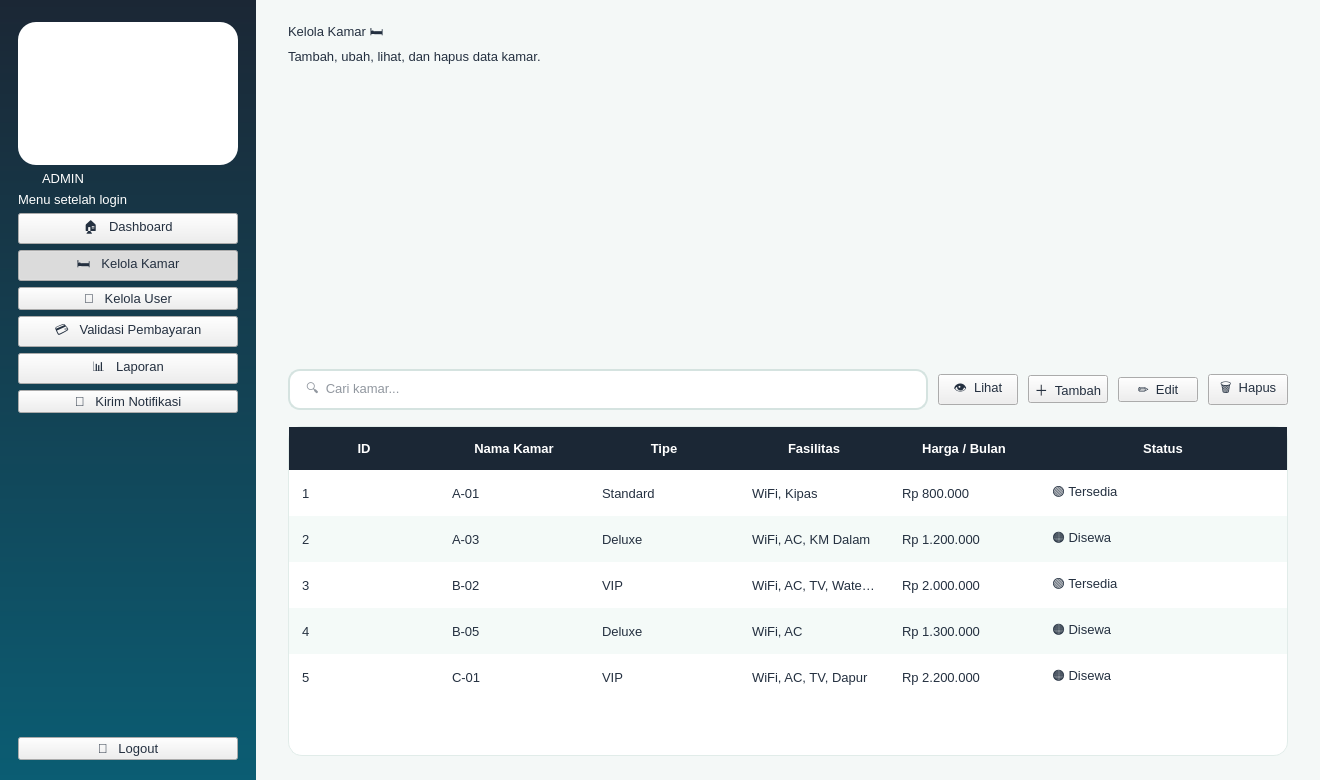
<?xml version="1.0" encoding="UTF-8"?>
<ui version="4.0">
 <class>Win_admin_kamar</class>
 <widget class="QMainWindow" name="Win_admin_kamar"><property name="geometry"><rect><x>0</x><y>0</y><width>1320</width><height>780</height></rect></property><property name="minimumSize"><size><width>1180</width><height>700</height></size></property><property name="windowTitle"><string>KOSTAY - Kelola Kamar</string></property><property name="styleSheet"><string notr="true">
* { font-family: 'Segoe UI', 'Inter', sans-serif; font-size: 10pt; color: #243040; }
QMainWindow, QWidget#centralwidget { background: #F4F8F7; }
QLabel { background: transparent; }
QCheckBox { background: transparent; spacing: 8px; }
QScrollArea { background: transparent; border: none; }

QFrame#loginShell { background: #FFFFFF; border-radius: 28px; }
QFrame#brandPanel { background: qlineargradient(x1:0,y1:0,x2:1,y2:1, stop:0 #E9F8F2, stop:1 #CDEFF2); border-top-left-radius: 28px; border-bottom-left-radius: 28px; }
QWidget#centralwidgetLogin { background: qlineargradient(x1:0,y1:0,x2:1,y2:1, stop:0 #1B2735, stop:0.55 #0B5D73, stop:1 #12A87B); }

QFrame#sidebarUser, QFrame#sidebarAdmin { background: qlineargradient(x1:0,y1:0,x2:0,y2:1, stop:0 #1B2735, stop:1 #0B5D73); }
QFrame#sidebarUser QLabel, QFrame#sidebarAdmin QLabel { color: #FFFFFF; }
QFrame#logoCard { background: #FFFFFF; border-radius: 18px; }
QLabel[role="roleBadge"] { background: #F7A823; color: #1B2735; border-radius: 10px; padding: 4px 12px; font-weight: 800; letter-spacing: 2px; }
QFrame#sidebarUser QLabel[role="roleBadge"], QFrame#sidebarAdmin QLabel[role="roleBadge"] { color: #1B2735; }
QLabel[role="menuHint"] { color: #9FC3CB; font-size: 9pt; }
QPushButton[nav="true"] { color: #CFE3E6; text-align: left; padding: 13px 18px; border: none; border-radius: 12px; font-weight: 600; background: transparent; }
QPushButton[nav="true"]:hover { background: rgba(255,255,255,0.10); color: #FFFFFF; }
QPushButton[nav="true"]:checked { background: qlineargradient(x1:0,y1:0,x2:1,y2:0, stop:0 #12A87B, stop:1 #2DBE7E); color: #FFFFFF; }
QPushButton[nav="logout"] { color: #FFD9A0; text-align: left; padding: 12px 18px; border: 1px solid rgba(247,168,35,0.7); border-radius: 12px; font-weight: 700; background: transparent; }
QPushButton[nav="logout"]:hover { background: #F7A823; color: #1B2735; }

QFrame[card="white"] { background: #FFFFFF; border: 1px solid #E1ECE9; border-radius: 18px; }
QFrame[card="mint"] { background: qlineargradient(x1:0,y1:0,x2:1,y2:1, stop:0 #E3F7EF, stop:1 #D2EEF3); border: none; border-radius: 18px; }
QFrame[card="green"] { background: qlineargradient(x1:0,y1:0,x2:1,y2:1, stop:0 #12A87B, stop:1 #2DBE7E); border-radius: 18px; }
QFrame[card="navy"] { background: qlineargradient(x1:0,y1:0,x2:1,y2:1, stop:0 #1B2735, stop:1 #0B5D73); border-radius: 18px; }
QFrame[card="orange"] { background: qlineargradient(x1:0,y1:0,x2:1,y2:1, stop:0 #F7A823, stop:1 #FFC857); border-radius: 18px; }
QFrame[card="teal"] { background: qlineargradient(x1:0,y1:0,x2:1,y2:1, stop:0 #0B5D73, stop:1 #12A87B); border-radius: 18px; }
QFrame[card="green"] QLabel, QFrame[card="navy"] QLabel, QFrame[card="teal"] QLabel { color: #FFFFFF; }
QFrame[card="orange"] QLabel { color: #1B2735; }

QLabel[role="title"] { font-size: 22pt; font-weight: 800; color: #1B2735; }
QLabel[role="subtitle"] { font-size: 10.5pt; color: #6B7B8C; }
QLabel[role="section"] { font-size: 13pt; font-weight: 700; color: #1B2735; }
QLabel[role="statlabel"] { font-size: 10pt; font-weight: 600; }
QLabel[role="statvalue"] { font-size: 22pt; font-weight: 800; }
QLabel[role="statsub"] { font-size: 9pt; }
QLabel[role="price"] { font-size: 14pt; font-weight: 800; color: #12A87B; }
QLabel[role="roomname"] { font-size: 12pt; font-weight: 700; color: #1B2735; }
QLabel[role="muted"] { color: #6B7B8C; }
QLabel[role="fieldlabel"] { font-weight: 600; color: #1B2735; }
QLabel[role="emoji"] { font-size: 40pt; }
QLabel[role="chip_mint"] { background: #DFF5EC; color: #0B6B55; border-radius: 12px; padding: 6px 12px; font-weight: 600; }
QLabel[role="chip_green"] { background: #12A87B; color: #FFFFFF; border-radius: 12px; padding: 5px 12px; font-weight: 700; }
QLabel[role="chip_orange"] { background: #FFF0D2; color: #A8680A; border-radius: 12px; padding: 5px 12px; font-weight: 700; }
QLabel[role="chip_navy"] { background: #E4EAF0; color: #1B2735; border-radius: 12px; padding: 5px 12px; font-weight: 700; }
QFrame[card="roomimg"] { background: qlineargradient(x1:0,y1:0,x2:1,y2:1, stop:0 #D9F3EA, stop:1 #BFE6EE); border-radius: 14px; border: none; }
QFrame[card="roomimg"] QLabel { color: #0B5D73; }

QPushButton[variant="primary"] { background: qlineargradient(x1:0,y1:0,x2:1,y2:0, stop:0 #0B5D73, stop:1 #12A87B); color: #FFFFFF; border: none; border-radius: 12px; padding: 11px 22px; font-weight: 700; }
QPushButton[variant="primary"]:hover { background: qlineargradient(x1:0,y1:0,x2:1,y2:0, stop:0 #0E7390, stop:1 #1FC490); }
QPushButton[variant="accent"] { background: #F7A823; color: #1B2735; border: none; border-radius: 12px; padding: 11px 22px; font-weight: 700; }
QPushButton[variant="accent"]:hover { background: #FFB93F; }
QPushButton[variant="danger"] { background: #FDECEC; color: #D64545; border: 1px solid #F5BCBC; border-radius: 12px; padding: 11px 22px; font-weight: 700; }
QPushButton[variant="danger"]:hover { background: #D64545; color: #FFFFFF; }
QPushButton[variant="ghost"] { background: transparent; color: #0B5D73; border: 1.5px solid #0B5D73; border-radius: 12px; padding: 10px 22px; font-weight: 700; }
QPushButton[variant="ghost"]:hover { background: #0B5D73; color: #FFFFFF; }
QPushButton[variant="link"] { background: transparent; color: #12A87B; border: none; font-weight: 700; }
QPushButton[variant="link"]:hover { color: #0B5D73; text-decoration: underline; }

QLineEdit, QComboBox, QSpinBox, QDateEdit, QTextEdit { background: #FFFFFF; border: 1.5px solid #D5E3E0; border-radius: 12px; padding: 10px 14px; selection-background-color: #12A87B; }
QLineEdit:focus, QComboBox:focus, QSpinBox:focus, QDateEdit:focus, QTextEdit:focus { border: 1.5px solid #12A87B; }
QComboBox::drop-down, QDateEdit::drop-down { border: none; width: 28px; }
QCheckBox::indicator { width: 18px; height: 18px; border-radius: 5px; border: 1.5px solid #12A87B; background: #FFFFFF; }
QCheckBox::indicator:checked { background: #12A87B; }

QTableWidget { background: #FFFFFF; border: 1px solid #E1ECE9; border-radius: 14px; gridline-color: transparent; alternate-background-color: #F4FAF8; selection-background-color: #D9F3EA; selection-color: #1B2735; }
QTableWidget::item { padding: 10px; border: none; }
QHeaderView::section { background: #1B2735; color: #FFFFFF; padding: 12px 10px; border: none; font-weight: 700; }
QListWidget { background: #FFFFFF; border: 1px solid #E1ECE9; border-radius: 14px; padding: 8px; }
QListWidget::item { padding: 14px; border-bottom: 1px solid #EEF3F2; border-radius: 10px; }
QListWidget::item:selected { background: #D9F3EA; color: #1B2735; }
QProgressBar { background: rgba(255,255,255,0.25); border: none; border-radius: 6px; }
QProgressBar::chunk { background: #F7A823; border-radius: 6px; }
QFrame[card="white"] QProgressBar { background: #E1ECE9; }
QFrame[card="white"] QProgressBar::chunk { background: #12A87B; }
QScrollBar:vertical { background: transparent; width: 10px; }
QScrollBar::handle:vertical { background: #BFD6D1; border-radius: 5px; min-height: 30px; }
QScrollBar::add-line:vertical, QScrollBar::sub-line:vertical { height: 0; }
</string></property>
<widget class="QWidget" name="centralwidget"><layout class="QHBoxLayout" name="lay430" stretch="0,1"><property name="spacing"><number>0</number></property><property name="leftMargin"><number>0</number></property><property name="topMargin"><number>0</number></property><property name="rightMargin"><number>0</number></property><property name="bottomMargin"><number>0</number></property><item>
<widget class="QFrame" name="sidebarAdmin"><property name="minimumSize"><size><width>256</width><height>0</height></size></property><property name="maximumSize"><size><width>256</width><height>16777215</height></size></property><layout class="QVBoxLayout" name="lay428"><property name="spacing"><number>6</number></property><property name="leftMargin"><number>18</number></property><property name="topMargin"><number>22</number></property><property name="rightMargin"><number>18</number></property><property name="bottomMargin"><number>20</number></property><item>
<widget class="QFrame" name="logoCard"><layout class="QVBoxLayout" name="lay424"><property name="spacing"><number>0</number></property><property name="leftMargin"><number>10</number></property><property name="topMargin"><number>10</number></property><property name="rightMargin"><number>10</number></property><property name="bottomMargin"><number>10</number></property><item>
<widget class="QLabel" name="label423"><property name="pixmap"><pixmap>images/logo.png</pixmap></property><property name="scaledContents"><bool>true</bool></property><property name="minimumSize"><size><width>176</width><height>123</height></size></property><property name="maximumSize"><size><width>176</width><height>123</height></size></property><property name="text"><string></string></property></widget>
</item>
</layout></widget>
</item>
<item>
<widget class="QLabel" name="label425"><property name="text"><string>ADMIN</string></property><property name="role" stdset="0"><string>roleBadge</string></property><property name="alignment"><set>Qt::AlignCenter</set></property><property name="maximumSize"><size><width>90</width><height>16777215</height></size></property></widget>
</item>
<item>
<widget class="QLabel" name="label426"><property name="text"><string>Menu setelah login</string></property><property name="role" stdset="0"><string>menuHint</string></property></widget>
</item>
<item>
<widget class="QPushButton" name="btnAdminDashboard"><property name="text"><string>🏠   Dashboard</string></property><property name="cursor"><cursorShape>PointingHandCursor</cursorShape></property><property name="nav" stdset="0"><string>true</string></property><property name="checkable"><bool>true</bool></property><property name="autoExclusive"><bool>true</bool></property></widget>
</item>
<item>
<widget class="QPushButton" name="btnAdminKamar"><property name="text"><string>🛏️   Kelola Kamar</string></property><property name="cursor"><cursorShape>PointingHandCursor</cursorShape></property><property name="nav" stdset="0"><string>true</string></property><property name="checkable"><bool>true</bool></property><property name="autoExclusive"><bool>true</bool></property><property name="checked"><bool>true</bool></property></widget>
</item>
<item>
<widget class="QPushButton" name="btnAdminUser"><property name="text"><string>👥   Kelola User</string></property><property name="cursor"><cursorShape>PointingHandCursor</cursorShape></property><property name="nav" stdset="0"><string>true</string></property><property name="checkable"><bool>true</bool></property><property name="autoExclusive"><bool>true</bool></property></widget>
</item>
<item>
<widget class="QPushButton" name="btnAdminValidasi"><property name="text"><string>💳   Validasi Pembayaran</string></property><property name="cursor"><cursorShape>PointingHandCursor</cursorShape></property><property name="nav" stdset="0"><string>true</string></property><property name="checkable"><bool>true</bool></property><property name="autoExclusive"><bool>true</bool></property></widget>
</item>
<item>
<widget class="QPushButton" name="btnAdminLaporan"><property name="text"><string>📊   Laporan</string></property><property name="cursor"><cursorShape>PointingHandCursor</cursorShape></property><property name="nav" stdset="0"><string>true</string></property><property name="checkable"><bool>true</bool></property><property name="autoExclusive"><bool>true</bool></property></widget>
</item>
<item>
<widget class="QPushButton" name="btnAdminNotif"><property name="text"><string>🔔   Kirim Notifikasi</string></property><property name="cursor"><cursorShape>PointingHandCursor</cursorShape></property><property name="nav" stdset="0"><string>true</string></property><property name="checkable"><bool>true</bool></property><property name="autoExclusive"><bool>true</bool></property></widget>
</item>
<item><spacer name="sp427"><property name="orientation"><enum>Qt::Vertical</enum></property><property name="sizeHint" stdset="0"><size><width>20</width><height>40</height></size></property></spacer></item>
<item>
<widget class="QPushButton" name="btnAdminLogout"><property name="text"><string>🚪   Logout</string></property><property name="cursor"><cursorShape>PointingHandCursor</cursorShape></property><property name="nav" stdset="0"><string>logout</string></property></widget>
</item>
</layout></widget>
</item>
<item>
<widget class="QWidget" name="content429"><layout class="QVBoxLayout" name="lay422"><property name="spacing"><number>16</number></property><property name="leftMargin"><number>32</number></property><property name="topMargin"><number>22</number></property><property name="rightMargin"><number>32</number></property><property name="bottomMargin"><number>24</number></property><item><layout class="QHBoxLayout" name="lay421"><property name="spacing"><number>12</number></property><property name="leftMargin"><number>0</number></property><property name="topMargin"><number>0</number></property><property name="rightMargin"><number>0</number></property><property name="bottomMargin"><number>0</number></property><item><layout class="QVBoxLayout" name="lay418"><property name="spacing"><number>4</number></property><property name="leftMargin"><number>0</number></property><property name="topMargin"><number>0</number></property><property name="rightMargin"><number>0</number></property><property name="bottomMargin"><number>0</number></property><item>
<widget class="QLabel" name="label415"><property name="text"><string>Kelola Kamar 🛏️</string></property><property name="role" stdset="0"><string>title</string></property></widget>
</item>
<item>
<widget class="QLabel" name="label416"><property name="text"><string>Tambah, ubah, lihat, dan hapus data kamar.</string></property><property name="role" stdset="0"><string>subtitle</string></property></widget>
</item>
<item><spacer name="sp417"><property name="orientation"><enum>Qt::Vertical</enum></property><property name="sizeHint" stdset="0"><size><width>20</width><height>4</height></size></property></spacer></item>
</layout></item>
<item><spacer name="sp419"><property name="orientation"><enum>Qt::Horizontal</enum></property><property name="sizeHint" stdset="0"><size><width>20</width><height>20</height></size></property></spacer></item>
<item>
<widget class="QLabel" name="label420"><property name="pixmap"><pixmap>images/mascot_3.png</pixmap></property><property name="scaledContents"><bool>true</bool></property><property name="minimumSize"><size><width>74</width><height>110</height></size></property><property name="maximumSize"><size><width>74</width><height>110</height></size></property><property name="text"><string></string></property></widget>
</item>
</layout></item>
<item><layout class="QHBoxLayout" name="lay414" stretch="1,0,0,0,0"><property name="spacing"><number>10</number></property><property name="leftMargin"><number>0</number></property><property name="topMargin"><number>0</number></property><property name="rightMargin"><number>0</number></property><property name="bottomMargin"><number>0</number></property><item>
<widget class="QLineEdit" name="txtCariKamar"><property name="placeholderText"><string>🔍  Cari kamar...</string></property></widget>
</item>
<item>
<widget class="QPushButton" name="btnLihatKamar"><property name="text"><string>👁  Lihat</string></property><property name="cursor"><cursorShape>PointingHandCursor</cursorShape></property><property name="variant" stdset="0"><string>ghost</string></property></widget>
</item>
<item>
<widget class="QPushButton" name="btnTambahKamar"><property name="text"><string>＋  Tambah</string></property><property name="cursor"><cursorShape>PointingHandCursor</cursorShape></property><property name="variant" stdset="0"><string>primary</string></property></widget>
</item>
<item>
<widget class="QPushButton" name="btnEditKamar"><property name="text"><string>✏️  Edit</string></property><property name="cursor"><cursorShape>PointingHandCursor</cursorShape></property><property name="variant" stdset="0"><string>accent</string></property></widget>
</item>
<item>
<widget class="QPushButton" name="btnHapusKamar"><property name="text"><string>🗑  Hapus</string></property><property name="cursor"><cursorShape>PointingHandCursor</cursorShape></property><property name="variant" stdset="0"><string>danger</string></property></widget>
</item>
</layout></item>
<item>
<widget class="QTableWidget" name="tblKamar"><property name="alternatingRowColors"><bool>true</bool></property><property name="editTriggers"><set>QAbstractItemView::NoEditTriggers</set></property><property name="selectionBehavior"><enum>QAbstractItemView::SelectRows</enum></property><property name="showGrid"><bool>false</bool></property><attribute name="horizontalHeaderStretchLastSection"><bool>true</bool></attribute><attribute name="horizontalHeaderDefaultSectionSize"><number>150</number></attribute><attribute name="verticalHeaderDefaultSectionSize"><number>46</number></attribute><attribute name="verticalHeaderVisible"><bool>false</bool></attribute><row/><row/><row/><row/><row/><column><property name="text"><string>ID</string></property></column><column><property name="text"><string>Nama Kamar</string></property></column><column><property name="text"><string>Tipe</string></property></column><column><property name="text"><string>Fasilitas</string></property></column><column><property name="text"><string>Harga / Bulan</string></property></column><column><property name="text"><string>Status</string></property></column><item row="0" column="0"><property name="text"><string>1</string></property></item>
<item row="0" column="1"><property name="text"><string>A-01</string></property></item>
<item row="0" column="2"><property name="text"><string>Standard</string></property></item>
<item row="0" column="3"><property name="text"><string>WiFi, Kipas</string></property></item>
<item row="0" column="4"><property name="text"><string>Rp 800.000</string></property></item>
<item row="0" column="5"><property name="text"><string>🟢 Tersedia</string></property></item>
<item row="1" column="0"><property name="text"><string>2</string></property></item>
<item row="1" column="1"><property name="text"><string>A-03</string></property></item>
<item row="1" column="2"><property name="text"><string>Deluxe</string></property></item>
<item row="1" column="3"><property name="text"><string>WiFi, AC, KM Dalam</string></property></item>
<item row="1" column="4"><property name="text"><string>Rp 1.200.000</string></property></item>
<item row="1" column="5"><property name="text"><string>🟠 Disewa</string></property></item>
<item row="2" column="0"><property name="text"><string>3</string></property></item>
<item row="2" column="1"><property name="text"><string>B-02</string></property></item>
<item row="2" column="2"><property name="text"><string>VIP</string></property></item>
<item row="2" column="3"><property name="text"><string>WiFi, AC, TV, Water Heater</string></property></item>
<item row="2" column="4"><property name="text"><string>Rp 2.000.000</string></property></item>
<item row="2" column="5"><property name="text"><string>🟢 Tersedia</string></property></item>
<item row="3" column="0"><property name="text"><string>4</string></property></item>
<item row="3" column="1"><property name="text"><string>B-05</string></property></item>
<item row="3" column="2"><property name="text"><string>Deluxe</string></property></item>
<item row="3" column="3"><property name="text"><string>WiFi, AC</string></property></item>
<item row="3" column="4"><property name="text"><string>Rp 1.300.000</string></property></item>
<item row="3" column="5"><property name="text"><string>🟠 Disewa</string></property></item>
<item row="4" column="0"><property name="text"><string>5</string></property></item>
<item row="4" column="1"><property name="text"><string>C-01</string></property></item>
<item row="4" column="2"><property name="text"><string>VIP</string></property></item>
<item row="4" column="3"><property name="text"><string>WiFi, AC, TV, Dapur</string></property></item>
<item row="4" column="4"><property name="text"><string>Rp 2.200.000</string></property></item>
<item row="4" column="5"><property name="text"><string>🟠 Disewa</string></property></item>
</widget>
</item>
</layout></widget>
</item>
</layout></widget>
</widget>
 <resources/>
 <connections/>
</ui>
